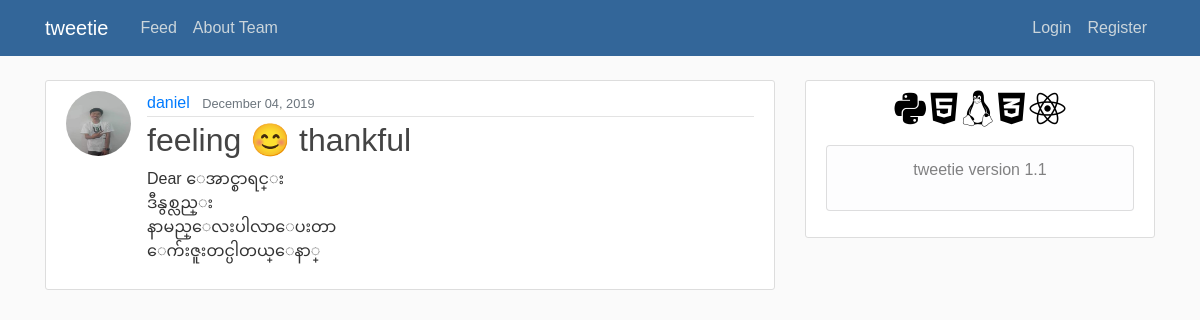
Screenshot of /post/42/ with the database file from the repository.
### blog/models.py (models this page shows, shortened)
class Post(models.Model):
    title = models.CharField(max_length=100)
    content = models.TextField()
    date_posted = models.DateTimeField(default=timezone.now)
    author = models.ForeignKey(User, on_delete=models.CASCADE)

### users/models.py (models this page shows, shortened)
class Profile(models.Model):
    user = models.OneToOneField(User, on_delete=models.CASCADE)
    image = models.ImageField(default='default.jpg', upload_to='profile_pics')

### blog/views.py (the view)
# urls.py: path('post/<int:pk>/', PostDetailView.as_view(), name='post-detail'),
class PostDetailView(DetailView):
    model = Post

### blog/templates/blog/post_detail.html (shortened to what this page needs)
{% extends "blog/base.html" %}
{% block content %}
  <article class="media content-section">
    <img class="rounded-circle article-img" src="{{ object.author.profile.image.url }}">
    <div class="media-body">
      <div class="article-metadata">
        <a class="mr-2" href="{% url 'user-posts' object.author.username %}">{{ object.author }}</a>
        <small class="text-muted">{{ object.date_posted|date:"F d, Y" }}</small>
      </div>
      <h2 class="article-title">{{ object.title }}</h2>
      <p class="article-content">{{ object.content }}</p>
    </div>
  </article>
{% endblock content %}

### blog/static/blog/main.css (style rules this page uses)
body { background: #fafafa; color: #333333; margin-top: 5rem; font-family: 'Nunito', sans-serif; font-weight: 300; }
h1, h2, h3, h4, h5, h6 { color: #444444; }
.content-section { background: #ffffff; padding: 10px 20px; border: 1px solid #dddddd; border-radius: 3px; margin-bottom: 20px; }
.article-title { color: #444444; }
.article-content { white-space: pre-line; }
.article-img { height: 65px; width: 65px; margin-right: 16px; }
.article-metadata { padding-bottom: 1px; margin-bottom: 4px; border-bottom: 1px solid #e3e3e3 }

### rows the page displays
Post: author.profile.image (picture), author "daniel", date_posted "December 04, 2019", title "feeling 😊 thankful", content "Dear ေအာင္စာရင္း ဒီနွစ္လည္း နာမည္ေလးပါလာေပးတာ ေက်းဇူးတင္ပါတယ္ေနာ္"
